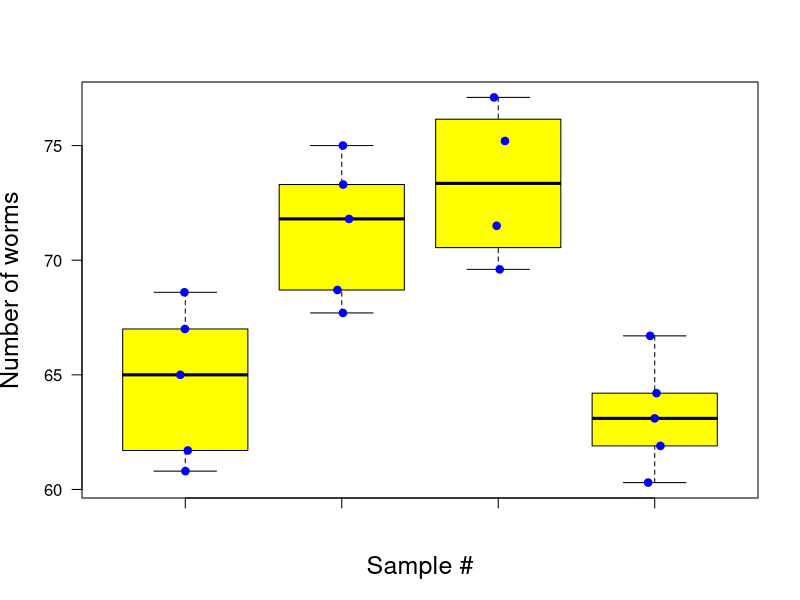

This chart was generated by the following R code:
print('file: TransparentBoxplotAnimalWeights.R')
# transparent boxplot of several samples: animal weights
# png('ZarEx10d1TransparentBoxplot220306.png',width=16,height=16,units='cm',res=300)
X1 = c(60.8, 67.0, 65.0, 68.6, 61.7)
X2 = c(68.7, 67.7, 75.0, 73.3, 71.8)
X3 = c(69.6, 77.1, 75.2, 71.5)
X4 = c(61.9, 64.2, 63.1, 66.7, 60.3)
boxplot(X1,X2,X3,X4,col='yellow',las=1,xlab='Sample #',ylab='Number of worms',cex.lab=1.5)
set.seed(1953) # set seed for random number generators
L1 = length(X1); jitter1 = runif(L1,1-0.05,1+0.05)
points(jitter1,X1,col='blue',lwd=4,cex=0.6)
L2 = length(X2); jitter2 = runif(L2,2-0.05,2+0.05)
points(jitter2,X2,col='blue',lwd=4,cex=0.6)
L3 = length(X3); jitter3 = runif(L3,3-0.05,3+0.05)
points(jitter3,X3,col='blue',lwd=4,cex=0.6)
L4 = length(X4); jitter4 = runif(L4,4-0.05,4+0.05)
points(jitter4,X4,col='blue',lwd=4,cex=0.6)
# dev.off()
